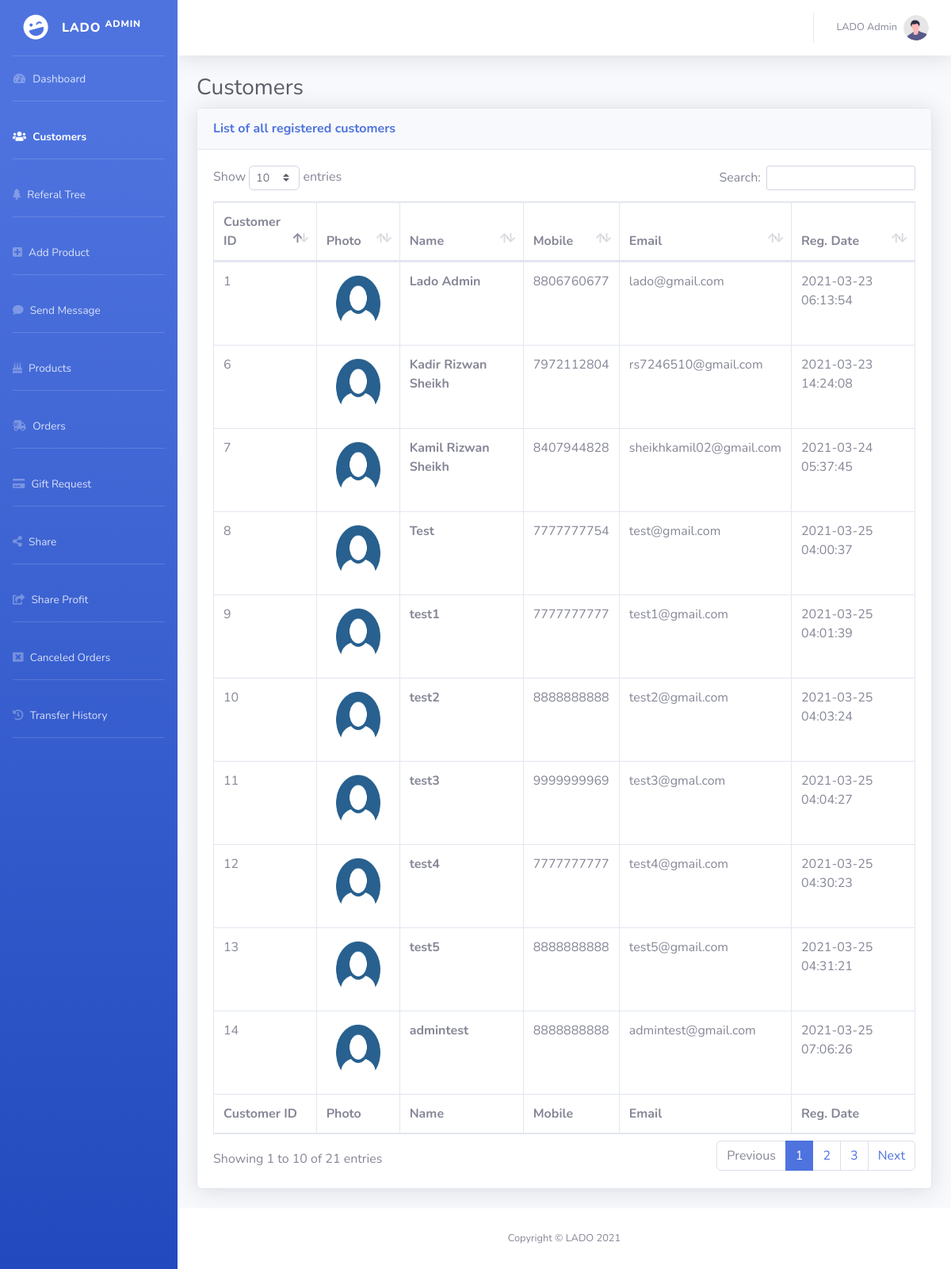
The page /admin/customers.php (signed in) on the database its author committed.
### tables this page shows
CREATE TABLE `customer_tbl` (
  `id` int(11) NOT NULL,
  `full_name` varchar(50) NOT NULL,
  `email` varchar(50) NOT NULL,
  `mobile_no` varchar(20) NOT NULL,
  `password` varchar(100) NOT NULL,
  `csrf_token` varchar(100) NOT NULL,
  `profile_photo` varchar(50) NOT NULL DEFAULT 'user.png',
  `referal_code` varchar(100) NOT NULL,
  `joined_by` varchar(100) NOT NULL,
  `leg_count` int(11) NOT NULL DEFAULT '0',
  `level` int(11) NOT NULL,
  `is_id_active` varchar(10) NOT NULL DEFAULT 'No',
  `reg_at` timestamp NOT NULL DEFAULT CURRENT_TIMESTAMP
);

### admin/customers.php (the view, shortened to what this page needs)
<?php include '../common/connect.php'; ?>
<!DOCTYPE html>
<html lang="en">
<head>
    <link href="vendor/fontawesome-free/css/all.min.css" rel="stylesheet" type="text/css">
    <link href="css/sb-admin-2.min.css" rel="stylesheet">
    <link href="vendor/datatables/dataTables.bootstrap4.min.css" rel="stylesheet">
</head>
<body id="page-top">
    <div id="wrapper">
        <?php include 'common/sidebar.php'; ?>
        <div id="content-wrapper" class="d-flex flex-column">
            <div id="content">
                <?php include 'common/nav.php'; ?>
                <div class="container-fluid">
                    <h1 class="h3 mb-2 text-gray-800">Customers</h1>
                    <div class="card shadow mb-4">
                        <div class="card-header py-3">
                            <h6 class="m-0 font-weight-bold text-primary">List of all registered customers</h6>
                        </div>
                        <div class="card-body">
                            <div class="table-responsive">
                                <table class="table table-bordered" id="dataTable" width="100%" cellspacing="0">
                                    <thead>
                                        <tr>
                                            <th>
                                                Customer ID
                                            </th>
                                            <th>
                                                Photo
                                            </th>
                                            <th>
                                                Name
                                            </th>
                                            <th>
                                                Mobile
                                            </th>
                                            <th>
                                                Email
                                            </th>
                                            <th>
                                                Reg. Date
                                            </th>
                                        </tr>
                                    </thead>
                                    <tfoot>
                                        <tr>
                                            <th>
                                                Customer ID
                                            </th>
                                            <th>
                                                Photo
                                            </th>
                                            <th>
                                                Name
                                            </th>
                                            <th>
                                                Mobile
                                            </th>
                                            <th>
                                                Email
                                            </th>
                                            <th>
                                                Reg. Date
                                            </th>
                                        </tr>
                                    </tfoot>
                                    <tbody>
                                        <?php
                                        $query = mysqli_query($conn,"SELECT * FROM `customer_tbl`");
                                        $counter=1;
                                        while($row = mysqli_fetch_assoc($query)) {
                                    ?>
                                        <tr>
                                            <td class="user-id">
                                                <?php echo $row['id']; ?>
                                            </td>
                                            <td>
                                                <img src="../assets/images/profilepics/<?php echo $row['profile_photo']; ?>"
                                                    alt="" width="80" height="80">
                                            </td>
                                            <td>
                                                <b><?php echo $row['full_name']; ?></b>
                                            </td>
                                            <td>
                                                <?php echo $row['mobile_no']; ?>
                                            </td>
                                            <td>
                                                <?php echo $row['email']; ?>
                                            </td>
                                            <td>
                                                <?php echo $row['reg_at']; ?>
                                            </td>
                                        </tr>
                                        <?php $counter++;} ?>
                                    </tbody>
                                </table>
                            </div>
                        </div>
                    </div>
                </div>
            </div>
            <?php include 'common/footer.php'; ?>
        </div>
    </div>
</body>
</html>

### admin/common/sidebar.php
<?php $activePage = basename($_SERVER['PHP_SELF'], ".php"); ?>
<ul class="navbar-nav bg-gradient-primary sidebar sidebar-dark accordion" id="accordionSidebar">
    <a class="sidebar-brand d-flex align-items-center justify-content-center" href="index.php">
        <div class="sidebar-brand-icon rotate-n-15">
            <i class="fas fa-laugh-wink"></i>
        </div>
        <div class="sidebar-brand-text mx-3">LADO <sup>ADMIN</sup></div>
    </a>
    <hr class="sidebar-divider my-0">
    <li class="nav-item <?= ($activePage == 'index') ? 'active':''; ?>">
        <a class="nav-link" href="index.php">
            <i class="fas fa-fw fa-tachometer-alt"></i>
            <span>Dashboard</span></a>
    </li>
    <hr class="sidebar-divider">
    <li class="nav-item <?= ($activePage == 'customers') ? 'active':''; ?>">
        <a class="nav-link" href="customers.php">
        <i class="fas fa-users"></i>
            <span>Customers</span></a>
    </li>
    <hr class="sidebar-divider">
    <li class="nav-item <?= ($activePage == 'referal_tree') ? 'active':''; ?>">
        <a class="nav-link" href="referal_tree.php">
        <i class="fa fa-tree" aria-hidden="true"></i>
            <span>Referal Tree</span></a>
    </li>
    <hr class="sidebar-divider">
    <li class="nav-item <?= ($activePage == 'add_product') ? 'active':''; ?>">
        <a class="nav-link" href="add_product.php">
        <i class="fas fa-plus-square"></i>
            <span>Add Product</span></a>
    </li>
    <hr class="sidebar-divider">
    <li class="nav-item <?= ($activePage == 'add_msg') ? 'active':''; ?>">
        <a class="nav-link" href="add_msg.php">
        <i class="fa fa-comment" aria-hidden="true"></i>
            <span>Send Message</span></a>
    </li>
    <hr class="sidebar-divider">
    <li class="nav-item <?= ($activePage == 'products') ? 'active':''; ?>">
        <a class="nav-link" href="products.php">
        <i class="fas fa-birthday-cake"></i>
            <span>Products</span></a>
    </li>
    <hr class="sidebar-divider">
    <li class="nav-item <?= ($activePage == 'orders') ? 'active':''; ?>">
        <a class="nav-link" href="orders.php">
        <i class="fas fa-shipping-fast"></i>
            <span>Orders</span></a>
    </li>
    <hr class="sidebar-divider">
    <li class="nav-item <?= ($activePage == 'withdraw_request') ? 'active':''; ?>">
        <a class="nav-link" href="withdraw_request.php">
        <i class="fa fa-credit-card" aria-hidden="true"></i>
            <span>Gift Request</span></a>
    </li>
    <hr class="sidebar-divider">
    <li class="nav-item <?= ($activePage == 'share') ? 'active':''; ?>">
        <a class="nav-link" href="share.php">
        <i class="fa fa-share-alt" aria-hidden="true"></i>
            <span>Share</span></a>
    </li>
<hr class="sidebar-divider">
<li class="nav-item <?= ($activePage == 'profit_share') ? 'active':''; ?>">
        <a class="nav-link" href="profit_share.php">
        <i class="fa fa-share-square" aria-hidden="true"></i>
            <span>Share Profit</span></a>
    </li>
<hr class="sidebar-divider">
    <li class="nav-item <?= ($activePage == 'cancel_products') ? 'active':''; ?>">
        <a class="nav-link" href="cancel_products.php">
        <i class="fa fa-window-close"></i>
            <span>Canceled Orders</span></a>
    </li>
    <hr class="sidebar-divider">
    <li class="nav-item <?= ($activePage == 'transfer_history') ? 'active':''; ?>">
        <a class="nav-link" href="transfer_history.php">
        <i class="fa fa-history" aria-hidden="true"></i>
            <span>Transfer History</span></a>
    </li>
    <hr class="sidebar-divider">
</ul>

### admin/common/nav.php (shortened to what this page needs)
<head>
</head>
<nav class="navbar navbar-expand navbar-light bg-white topbar mb-4 static-top shadow">
<ul class="navbar-nav ml-auto">
    <li class="nav-item dropdown no-arrow">
        <a class="nav-link dropdown-toggle" href="#" id="userDropdown" role="button"
            data-toggle="dropdown" aria-haspopup="true" aria-expanded="false">
            <span class="mr-2 d-none d-lg-inline text-gray-600 small">LADO Admin</span>
            <img class="img-profile rounded-circle"
                src="img/undraw_profile.svg">
        </a>
    </li>
</ul>
</nav>

### admin/common/footer.php
<footer class="sticky-footer bg-white">
    <div class="container my-auto">
        <div class="copyright text-center my-auto">
            <span>Copyright &copy; LADO 2021</span>
        </div>
    </div>
</footer>

### rows shown on the page
customer_tbl: id "1", profile_photo (placeholder picture), full_name "Lado Admin", mobile_no "8806760677", email "lado@gmail.com", reg_at "2021-03-23 06:13:54"
customer_tbl: id "6", profile_photo (placeholder picture), full_name "Kadir Rizwan Sheikh", mobile_no "7972112804", email "rs7246510@gmail.com", reg_at "2021-03-23 14:24:08"
customer_tbl: id "7", profile_photo (placeholder picture), full_name "Kamil Rizwan Sheikh", mobile_no "8407944828", email "sheikhkamil02@gmail.com", reg_at "2021-03-24 05:37:45"
customer_tbl: id "8", profile_photo (placeholder picture), full_name "Test", mobile_no "7777777754", email "test@gmail.com", reg_at "2021-03-25 04:00:37"
customer_tbl: id "9", profile_photo (placeholder picture), full_name "test1", mobile_no "7777777777", email "test1@gmail.com", reg_at "2021-03-25 04:01:39"
customer_tbl: id "10", profile_photo (placeholder picture), full_name "test2", mobile_no "8888888888", email "test2@gmail.com", reg_at "2021-03-25 04:03:24"
customer_tbl: id "11", profile_photo (placeholder picture), full_name "test3", mobile_no "9999999969", email "test3@gmal.com", reg_at "2021-03-25 04:04:27"
customer_tbl: id "12", profile_photo (placeholder picture), full_name "test4", mobile_no "7777777777", email "test4@gmail.com", reg_at "2021-03-25 04:30:23"
customer_tbl: id "13", profile_photo (placeholder picture), full_name "test5", mobile_no "8888888888", email "test5@gmail.com", reg_at "2021-03-25 04:31:21"
customer_tbl: id "14", profile_photo (placeholder picture), full_name "admintest", mobile_no "8888888888", email "admintest@gmail.com", reg_at "2021-03-25 07:06:26"
